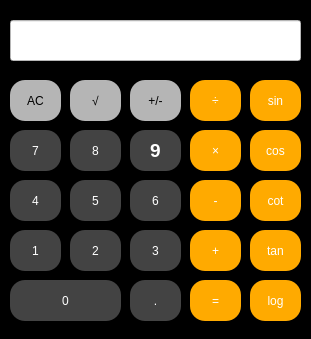
<?xml version="1.0" encoding="UTF-8"?>
<ui version="4.0">
 <class>MainWindow</class>
 <widget class="QMainWindow" name="MainWindow">
  <property name="geometry">
   <rect>
    <x>0</x>
    <y>0</y>
    <width>311</width>
    <height>339</height>
   </rect>
  </property>
  <property name="windowTitle">
   <string>MainWindow</string>
  </property>
  <property name="autoFillBackground">
   <bool>false</bool>
  </property>
  <property name="styleSheet">
   <string notr="true">background-color: rgb(0, 0, 0);
</string>
  </property>
  <property name="tabShape">
   <enum>QTabWidget::Rounded</enum>
  </property>
  <widget class="QWidget" name="centralwidget">
   <widget class="QPushButton" name="pushButton_18">
    <property name="geometry">
     <rect>
      <x>250</x>
      <y>280</y>
      <width>51</width>
      <height>41</height>
     </rect>
    </property>
    <property name="styleSheet">
     <string notr="true">border-radius: 15px;
font: 900 11pt &quot;Arial&quot;;
background-color: rgb(255, 170, 0);
color: rgb(255, 255, 255);</string>
    </property>
    <property name="text">
     <string>log</string>
    </property>
   </widget>
   <widget class="QPushButton" name="pushButton_2">
    <property name="geometry">
     <rect>
      <x>190</x>
      <y>130</y>
      <width>51</width>
      <height>41</height>
     </rect>
    </property>
    <property name="styleSheet">
     <string notr="true">border-radius: 15px;
font: 20pt &quot;Arial&quot;;
background-color: rgb(255, 170, 0);
color: rgb(255, 255, 255);</string>
    </property>
    <property name="text">
     <string>×</string>
    </property>
   </widget>
   <widget class="QPushButton" name="pushButton_6">
    <property name="geometry">
     <rect>
      <x>130</x>
      <y>130</y>
      <width>51</width>
      <height>41</height>
     </rect>
    </property>
    <property name="sizePolicy">
     <sizepolicy hsizetype="Minimum" vsizetype="Fixed">
      <horstretch>0</horstretch>
      <verstretch>0</verstretch>
     </sizepolicy>
    </property>
    <property name="sizeIncrement">
     <size>
      <width>0</width>
      <height>0</height>
     </size>
    </property>
    <property name="baseSize">
     <size>
      <width>0</width>
      <height>0</height>
     </size>
    </property>
    <property name="font">
     <font>
      <pointsize>14</pointsize>
      <italic>false</italic>
      <bold>true</bold>
      <stylestrategy>PreferDefault</stylestrategy>
     </font>
    </property>
    <property name="focusPolicy">
     <enum>Qt::StrongFocus</enum>
    </property>
    <property name="layoutDirection">
     <enum>Qt::LeftToRight</enum>
    </property>
    <property name="autoFillBackground">
     <bool>false</bool>
    </property>
    <property name="styleSheet">
     <string notr="true">border-radius: 15px;
font: 900 14pt &quot;Arial&quot;;
background-color: rgb(67, 67, 67);
color: rgb(255, 255, 255);</string>
    </property>
    <property name="text">
     <string>9</string>
    </property>
    <property name="iconSize">
     <size>
      <width>16</width>
      <height>16</height>
     </size>
    </property>
    <property name="autoRepeatDelay">
     <number>300</number>
    </property>
   </widget>
   <widget class="QPushButton" name="pushButton_13">
    <property name="geometry">
     <rect>
      <x>10</x>
      <y>180</y>
      <width>51</width>
      <height>41</height>
     </rect>
    </property>
    <property name="styleSheet">
     <string notr="true">border-radius: 15px;
font: 900 14pt &quot;Arial&quot;;
background-color: rgb(67, 67, 67);
color: rgb(255, 255, 255);</string>
    </property>
    <property name="text">
     <string>4</string>
    </property>
   </widget>
   <widget class="QLineEdit" name="lineEdit">
    <property name="enabled">
     <bool>false</bool>
    </property>
    <property name="geometry">
     <rect>
      <x>10</x>
      <y>20</y>
      <width>291</width>
      <height>41</height>
     </rect>
    </property>
    <property name="cursor">
     <cursorShape>IBeamCursor</cursorShape>
    </property>
    <property name="whatsThis">
     <string/>
    </property>
    <property name="accessibleName">
     <string/>
    </property>
    <property name="accessibleDescription">
     <string/>
    </property>
    <property name="autoFillBackground">
     <bool>false</bool>
    </property>
    <property name="styleSheet">
     <string notr="true">border-color: rgb(255, 255, 255);

background-color: rgb(255, 255, 255);</string>
    </property>
   </widget>
   <widget class="QPushButton" name="pushButton_17">
    <property name="geometry">
     <rect>
      <x>70</x>
      <y>80</y>
      <width>51</width>
      <height>41</height>
     </rect>
    </property>
    <property name="styleSheet">
     <string notr="true">border-radius: 15px;
font: 900 25pt &quot;Arial&quot;;
background-color: rgb(181, 181, 181);
</string>
    </property>
    <property name="text">
     <string>√</string>
    </property>
   </widget>
   <widget class="QPushButton" name="pushButton_19">
    <property name="geometry">
     <rect>
      <x>10</x>
      <y>80</y>
      <width>51</width>
      <height>41</height>
     </rect>
    </property>
    <property name="styleSheet">
     <string notr="true">border-radius: 15px;
font: 900 14pt &quot;Arial&quot;;
background-color: rgb(181, 181, 181);
</string>
    </property>
    <property name="text">
     <string>AC</string>
    </property>
   </widget>
   <widget class="QPushButton" name="pushButton_4">
    <property name="geometry">
     <rect>
      <x>190</x>
      <y>230</y>
      <width>51</width>
      <height>41</height>
     </rect>
    </property>
    <property name="styleSheet">
     <string notr="true">border-radius: 15px;
font: 20pt &quot;Arial&quot;;
background-color: rgb(255, 170, 0);
color: rgb(255, 255, 255);</string>
    </property>
    <property name="text">
     <string>+</string>
    </property>
   </widget>
   <widget class="QPushButton" name="pushButton_23">
    <property name="geometry">
     <rect>
      <x>250</x>
      <y>180</y>
      <width>51</width>
      <height>41</height>
     </rect>
    </property>
    <property name="styleSheet">
     <string notr="true">border-radius: 15px;
font: 900 11pt &quot;Arial&quot;;
background-color: rgb(255, 170, 0);
color: rgb(255, 255, 255);</string>
    </property>
    <property name="text">
     <string>cot</string>
    </property>
   </widget>
   <widget class="QPushButton" name="pushButton_22">
    <property name="geometry">
     <rect>
      <x>250</x>
      <y>230</y>
      <width>51</width>
      <height>41</height>
     </rect>
    </property>
    <property name="styleSheet">
     <string notr="true">border-radius: 15px;
font: 900 11pt &quot;Arial&quot;;
background-color: rgb(255, 170, 0);
color: rgb(255, 255, 255);</string>
    </property>
    <property name="text">
     <string>tan</string>
    </property>
   </widget>
   <widget class="QPushButton" name="pushButton_11">
    <property name="geometry">
     <rect>
      <x>70</x>
      <y>230</y>
      <width>51</width>
      <height>41</height>
     </rect>
    </property>
    <property name="styleSheet">
     <string notr="true">border-radius: 15px;
font: 900 14pt &quot;Arial&quot;;
background-color: rgb(67, 67, 67);
color: rgb(255, 255, 255);</string>
    </property>
    <property name="text">
     <string>2</string>
    </property>
   </widget>
   <widget class="QPushButton" name="pushButton_21">
    <property name="geometry">
     <rect>
      <x>250</x>
      <y>130</y>
      <width>51</width>
      <height>41</height>
     </rect>
    </property>
    <property name="styleSheet">
     <string notr="true">border-radius: 15px;
font: 900 11pt &quot;Arial&quot;;
background-color: rgb(255, 170, 0);
color: rgb(255, 255, 255);</string>
    </property>
    <property name="text">
     <string>cos</string>
    </property>
   </widget>
   <widget class="QPushButton" name="pushButton_12">
    <property name="geometry">
     <rect>
      <x>10</x>
      <y>130</y>
      <width>51</width>
      <height>41</height>
     </rect>
    </property>
    <property name="autoFillBackground">
     <bool>false</bool>
    </property>
    <property name="styleSheet">
     <string notr="true">border-radius: 15px;
font: 900 14pt &quot;Arial&quot;;
background-color: rgb(67, 67, 67);
color: rgb(255, 255, 255);</string>
    </property>
    <property name="text">
     <string>7</string>
    </property>
   </widget>
   <widget class="QPushButton" name="pushButton_8">
    <property name="geometry">
     <rect>
      <x>130</x>
      <y>230</y>
      <width>51</width>
      <height>41</height>
     </rect>
    </property>
    <property name="styleSheet">
     <string notr="true">border-radius: 15px;
font: 900 14pt &quot;Arial&quot;;
background-color: rgb(67, 67, 67);
color: rgb(255, 255, 255);</string>
    </property>
    <property name="text">
     <string>3</string>
    </property>
   </widget>
   <widget class="QPushButton" name="pushButton_7">
    <property name="geometry">
     <rect>
      <x>130</x>
      <y>180</y>
      <width>51</width>
      <height>41</height>
     </rect>
    </property>
    <property name="styleSheet">
     <string notr="true">border-radius: 15px;
font: 900 14pt &quot;Arial&quot;;
background-color: rgb(67, 67, 67);
color: rgb(255, 255, 255);</string>
    </property>
    <property name="text">
     <string>6</string>
    </property>
   </widget>
   <widget class="QPushButton" name="pushButton_5">
    <property name="geometry">
     <rect>
      <x>190</x>
      <y>280</y>
      <width>51</width>
      <height>41</height>
     </rect>
    </property>
    <property name="whatsThis">
     <string/>
    </property>
    <property name="accessibleDescription">
     <string/>
    </property>
    <property name="styleSheet">
     <string notr="true">border-radius: 15px;
font: 20pt &quot;Arial&quot;;
background-color: rgb(255, 170, 0);
color: rgb(255, 255, 255);</string>
    </property>
    <property name="text">
     <string>=</string>
    </property>
   </widget>
   <widget class="QPushButton" name="pushButton_3">
    <property name="geometry">
     <rect>
      <x>190</x>
      <y>180</y>
      <width>51</width>
      <height>41</height>
     </rect>
    </property>
    <property name="styleSheet">
     <string notr="true">border-radius: 15px;
font: 20pt &quot;Arial&quot;;
background-color: rgb(255, 170, 0);
color: rgb(255, 255, 255);</string>
    </property>
    <property name="text">
     <string>-</string>
    </property>
   </widget>
   <widget class="QPushButton" name="pushButton">
    <property name="geometry">
     <rect>
      <x>190</x>
      <y>80</y>
      <width>51</width>
      <height>41</height>
     </rect>
    </property>
    <property name="styleSheet">
     <string notr="true">border-radius: 15px;
font: 20pt &quot;Arial&quot;;
background-color: rgb(255, 170, 0);
color: rgb(255, 255, 255);</string>
    </property>
    <property name="text">
     <string>÷</string>
    </property>
   </widget>
   <widget class="QPushButton" name="pushButton_20">
    <property name="geometry">
     <rect>
      <x>250</x>
      <y>80</y>
      <width>51</width>
      <height>41</height>
     </rect>
    </property>
    <property name="styleSheet">
     <string notr="true">border-radius: 15px;
font: 900 11pt &quot;Arial&quot;;
background-color: rgb(255, 170, 0);
color: rgb(255, 255, 255);</string>
    </property>
    <property name="text">
     <string>sin</string>
    </property>
   </widget>
   <widget class="QPushButton" name="pushButton_24">
    <property name="geometry">
     <rect>
      <x>130</x>
      <y>80</y>
      <width>51</width>
      <height>41</height>
     </rect>
    </property>
    <property name="styleSheet">
     <string notr="true">border-radius: 15px;
font: 900 14pt &quot;Arial&quot;;
background-color: rgb(181, 181, 181);
</string>
    </property>
    <property name="text">
     <string>+/-</string>
    </property>
   </widget>
   <widget class="QPushButton" name="pushButton_15">
    <property name="geometry">
     <rect>
      <x>10</x>
      <y>280</y>
      <width>111</width>
      <height>41</height>
     </rect>
    </property>
    <property name="styleSheet">
     <string notr="true">border-radius: 15px;
font: 900 14pt &quot;Arial&quot;;
background-color: rgb(67, 67, 67);
color: rgb(255, 255, 255);</string>
    </property>
    <property name="text">
     <string>0</string>
    </property>
   </widget>
   <widget class="QPushButton" name="pushButton_14">
    <property name="geometry">
     <rect>
      <x>10</x>
      <y>230</y>
      <width>51</width>
      <height>41</height>
     </rect>
    </property>
    <property name="styleSheet">
     <string notr="true">border-radius: 15px;
font: 900 14pt &quot;Arial&quot;;
background-color: rgb(67, 67, 67);
color: rgb(255, 255, 255);</string>
    </property>
    <property name="text">
     <string>1</string>
    </property>
   </widget>
   <widget class="QPushButton" name="pushButton_16">
    <property name="geometry">
     <rect>
      <x>130</x>
      <y>280</y>
      <width>51</width>
      <height>41</height>
     </rect>
    </property>
    <property name="styleSheet">
     <string notr="true">border-radius: 15px;
font: 900 14pt &quot;Arial&quot;;
background-color: rgb(67, 67, 67);
color: rgb(255, 255, 255);</string>
    </property>
    <property name="text">
     <string>.</string>
    </property>
   </widget>
   <widget class="QPushButton" name="pushButton_9">
    <property name="geometry">
     <rect>
      <x>70</x>
      <y>130</y>
      <width>51</width>
      <height>41</height>
     </rect>
    </property>
    <property name="styleSheet">
     <string notr="true">border-radius: 15px;
font: 900 14pt &quot;Arial&quot;;
background-color: rgb(67, 67, 67);
color: rgb(255, 255, 255);</string>
    </property>
    <property name="text">
     <string>8</string>
    </property>
   </widget>
   <widget class="QPushButton" name="pushButton_10">
    <property name="geometry">
     <rect>
      <x>70</x>
      <y>180</y>
      <width>51</width>
      <height>41</height>
     </rect>
    </property>
    <property name="styleSheet">
     <string notr="true">border-radius: 15px;
font: 900 14pt &quot;Arial&quot;;
background-color: rgb(67, 67, 67);
color: rgb(255, 255, 255);</string>
    </property>
    <property name="text">
     <string>5</string>
    </property>
   </widget>
  </widget>
 </widget>
 <resources/>
 <connections/>
</ui>
